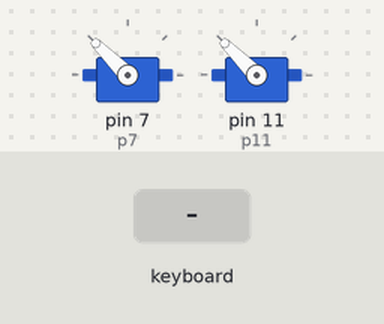
Simulated run of this program. Board: Raspberry Pi (header pin numbers). Shown: 2 × servo. Inputs (shaded band) come from the test bench. Servo angles are drawn from the pulse width (0.5 ms = 0°, 2.5 ms = 180°).

Above: at 1.2 s.
1.3 s: key "r" typed on the keyboard
At 2.8 s:
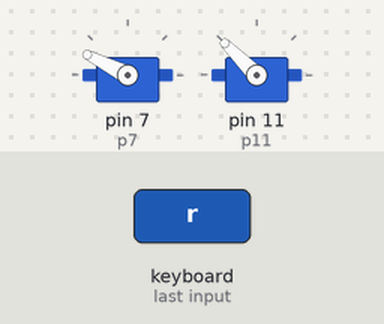
3.5 s: key "u" typed on the keyboard
At 4.3 s:
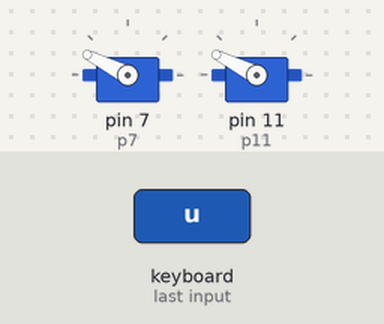
5.5 s: key "l" typed on the keyboard
At 7.0 s:
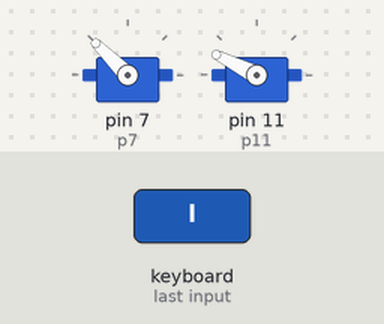
7.5 s: key "l" typed on the keyboard
At 8.6 s:
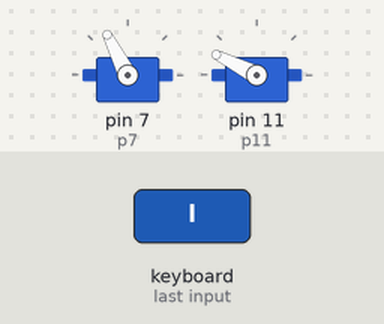
9.5 s: key "d" typed on the keyboard
At 11.2 s:
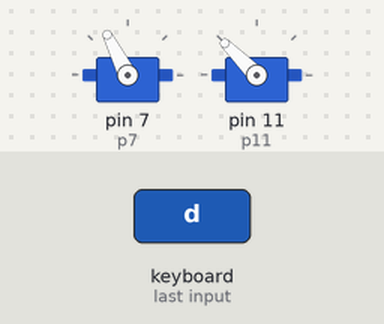
11.5 s: key "d" typed on the keyboard
At 12.8 s:
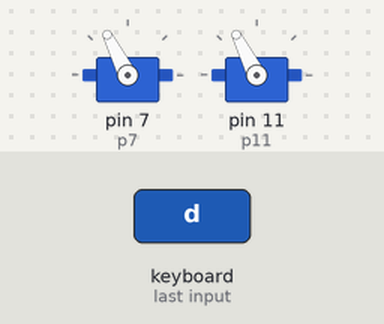
Timing chart, 0 to 14.5 s (numbered marks = the images above; inputs shaded):
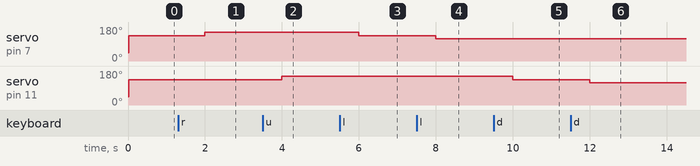

Measured:
- after the input at 1.3 s, servo on pin 7 (p7): 135° → 153° after 0.70 s
- after the input at 3.5 s, servo on pin 11 (p11): 135° → 153° after 0.50 s
- after the input at 5.5 s, servo on pin 7 (p7): 153° → 135° after 0.50 s
- after the input at 7.5 s, servo on pin 7 (p7): 135° → 117° after 0.50 s
- after the input at 9.5 s, servo on pin 11 (p11): 153° → 135° after 0.50 s
- after the input at 11.5 s, servo on pin 11 (p11): 135° → 117° after 0.50 s

The program:

Camera-servo.py
```python
# Camera Servo Keyboard control
#
# u=up, d=down
# r=right, l=left
# q=quit

# import curses and GPIO
import curses
import RPi.GPIO as GPIO
import time
GPIO.setwarnings(False)

# GPIO numbering & define output pins
GPIO.setmode(GPIO.BOARD)
GPIO.setup(7,GPIO.OUT)
GPIO.setup(11,GPIO.OUT)
p7=GPIO.PWM(7,50)
p11=GPIO.PWM(11,50)
p7.start(5)
p11.start(5)

# Turn on instant key response
key = curses.initscr()
curses.cbreak()
key.keypad(1)
key.nodelay(1)
pos7=10
pos11=10

while True:
    char = key.getch()
    if char == ord('q'):
        break
    elif char == ord('r'):
        if (pos7<12):
            pos7=pos7+1
    elif char == ord('l'):
        if (pos7>1):
            pos7=pos7-1
    elif char == ord('u'):
        if (pos11<12):
            pos11=pos11+1
    elif char == ord('d'):
        if (pos11>1):
            pos11=pos11-1
    p7.ChangeDutyCycle(pos7)
    p11.ChangeDutyCycle(pos11)
    time.sleep(1)

# Close down properly
p7.stop
p11.stop
curses.nocbreak()
key.keypad(0)
curses.echo()
curses.endwin()
GPIO.cleanup()
```
